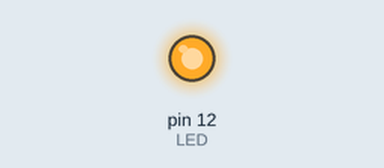
This sketch was run on a simulated Arduino Uno, built with avr-gcc and run on an emulated ATmega328P. Parts: output pins drawn as LEDs (lit = HIGH). What the sketch prints to the serial monitor is not drawn.

Above: at 0.7 s.
At 14.0 s:
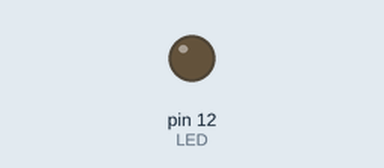
Timing chart, 0 to 18.9 s (numbered marks = the images above):
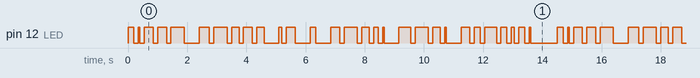

The sketch:

MorseCode.ino
```cpp
// what we are converting to Morse Code
String morseCode = "Hello, world! I'm a Morse Code Machine.";
// which LED we are using
int LED = 12;
int piezo = 11;
int freq = 200;

// basic unit of time in milliseconds
int unit = 50;
// time quantities for morse code
int dot = unit;
int dash = 3 * unit;
int space = 7 * unit;
int reset = 15 * unit;


//For letters
char* letters[] = {
".-", "-...", "-.-.", "-..", ".", "..-.", "--.", "....", "..", // A-I
".---", "-.-", ".-..", "--", "-.", "---", ".--.", "--.-", ".-.", // J-R
"...", "-", "..-", "...-", ".--", "-..-", "-.--", "--.." // S-Z
};

//For Numbers
char* numbers[] = {
  "-----", ".----", "..---", "...--", "....-", ".....",
"-....", "--...", "---..", "----."
};

void setup() {
  // make our string lower case (Morse code isn't case-sensitive)
  morseCode.toLowerCase();
  // initialize our LED
  pinMode(LED, OUTPUT);
  pinMode(piezo, OUTPUT);
  Serial.begin(9600);
  Serial.println("\n" + morseCode);
}

void loop() {
  // convert every letter to morse code, individually+
  for (int i = 0; i < morseCode.length(); i++)
  {
    //Serial.print("Length: ");
    //Serial.println(morseCode.length());
    //Serial.print("i: ");
    //Serial.println(i);
    //Serial.println(morseCode[i]);
    morseConverter(morseCode[i]);
  }
  delay(reset);
  Serial.println("\nreseting");
  Serial.println("\n\n");
}

void morseConverter(char c)
{
  if (c >= 'a' && c <= 'z')
  {
    morseToLight(letters[c - 'a']);
  }
  else if (c >= 'A' && c <= 'Z')
  {
    morseToLight(letters[c - 'A']);
  }
  else if (c >= '0' && c <= '9')
  {
    morseToLight(numbers[c - '0']);
  }
  else if (c == ' ')
  {
    delay(space);
    Serial.print(" / ");
  }
}


void morseToLight(char* sequence)
{
  int i = 0;
  while (sequence[i] != NULL)
  {
    if (sequence[i] == '-')
    {
      illuminate(dash);
      Serial.print("-");
    }
    else if(sequence[i] == '.')
    {
      illuminate(dot);
      Serial.print(".");
    }
    i++;
  }
Serial.print(" ");
delay(dash);
}

void illuminate(int time)
{
  //tone(piezo, freq);
  digitalWrite(LED, HIGH);
  delay(time);
  digitalWrite(LED, LOW);
  noTone(piezo);
}
```

Measured:
- by itself, pin 12 (LED): moves between LOW and HIGH, repeating every 14.5 s
- by itself, everything shown: repeats every 14.5 s, in 58 steps
